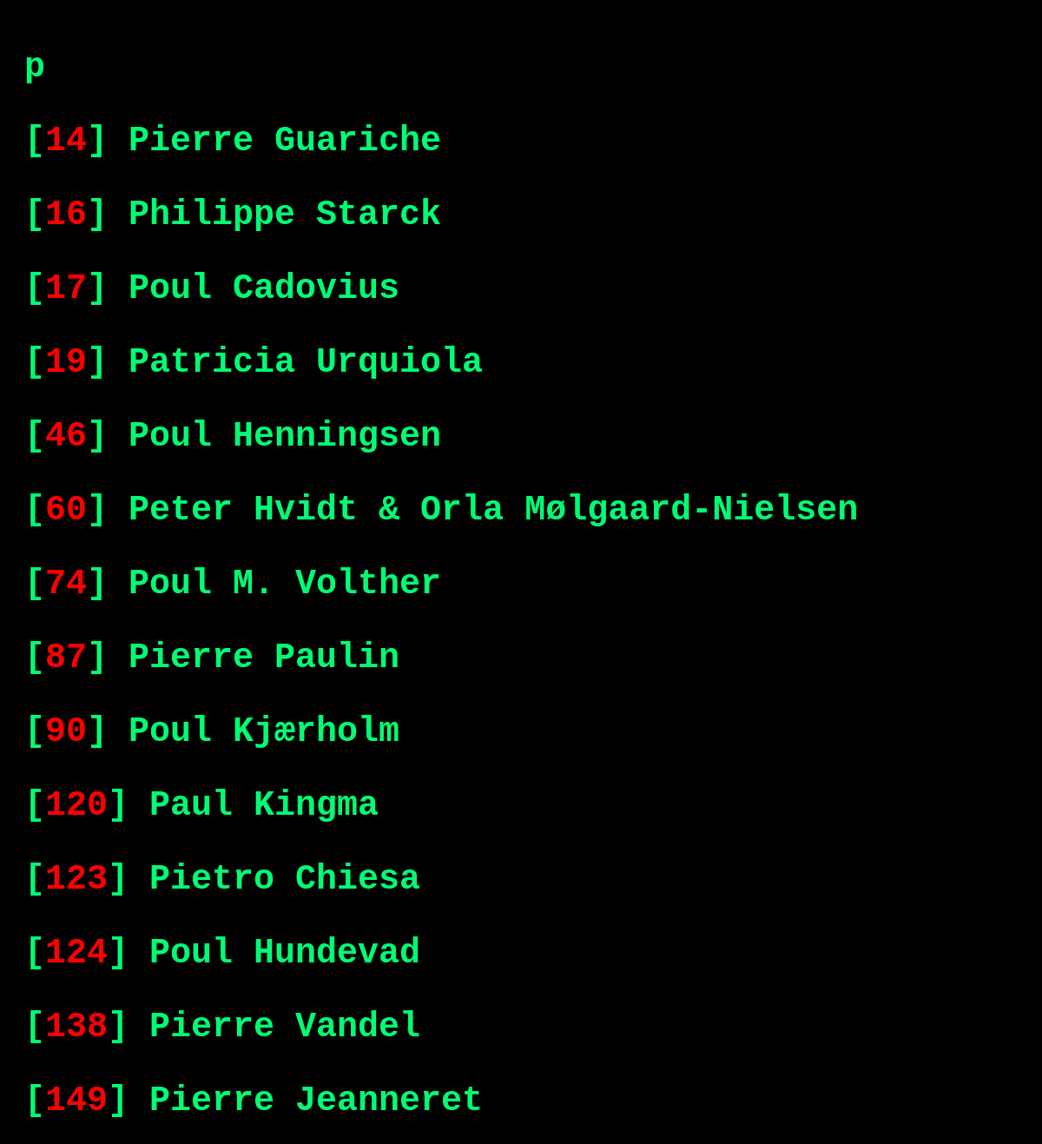
Screenshot of /letter/P.php with the database file from the repository.
### tables this page shows
CREATE TABLE `designer` (
  `designer_id` int(4) NOT NULL,
  `firstname` varchar(50) NOT NULL,
  `lastname` varchar(50) NOT NULL,
  `description` text DEFAULT NULL,
  `is_visible` enum('0','1') NOT NULL DEFAULT '1'
);

### functions/function_db.php (called while the page is built, shortened)
<?php
function requeteResultat($query){
    global $mysqli;
    if ($result = $mysqli->query($query)) {
        $answer = array();
        if($result->num_rows == 0){
            return false;
        }else{
            while($data = $result->fetch_assoc()) {
                $answer[] = $data;
            }
            return $answer;
        }
    }
}
?>

### letter/P.php (the view, shortened to what this page needs)
<?php
include_once("./../functions/function_db.php");
$lettre_select= "p";
$sql_only_X_orderby_ASC = "SELECT designer_id, firstname, lastname FROM designer WHERE firstname LIKE '".$lettre_select."%';";
$result_only_X_orderby_ASC = requeteResultat($sql_only_X_orderby_ASC);
?>
<!DOCTYPE html>
<html lang="en">
<head>
    <link rel="stylesheet" href="./../style.css">
</head>
<body>
<?php
echo "<h1>".$lettre_select."<h1>";
foreach ($result_only_X_orderby_ASC as $r) {
    $id = $r["designer_id"];
    $prenom = $r["firstname"];
    $nom = $r["lastname"];
    echo "<p class='list'>[<span class='id'>" .$id. "</span>] " .$prenom. " " .$nom. "</p>";
}
?>
</body>
</html>

### style.css (style rules this page uses)
body { background-color: black; font-family: 'Courier New', Courier, monospace; padding: 20px; font-size: 20px; }
H1 { color: rgb(0, 255, 115); }
span.id { color: rgb(255, 0, 0); }
p.list { color:rgb(0, 255, 115); }

### rows the page displays
designer: designer_id "14", firstname "Pierre", lastname "Guariche"
designer: designer_id "16", firstname "Philippe", lastname "Starck"
designer: designer_id "17", firstname "Poul", lastname "Cadovius"
designer: designer_id "19", firstname "Patricia", lastname "Urquiola"
designer: designer_id "46", firstname "Poul", lastname "Henningsen"
designer: designer_id "60", firstname "Peter", lastname "Hvidt & Orla Mølgaard-Nielsen"
designer: designer_id "74", firstname "Poul", lastname "M. Volther"
designer: designer_id "87", firstname "Pierre", lastname "Paulin"
designer: designer_id "90", firstname "Poul", lastname "Kjærholm"
designer: designer_id "120", firstname "Paul", lastname "Kingma"
designer: designer_id "123", firstname "Pietro", lastname "Chiesa"
designer: designer_id "124", firstname "Poul", lastname "Hundevad"
designer: designer_id "138", firstname "Pierre", lastname "Vandel"
designer: designer_id "149", firstname "Pierre", lastname "Jeanneret"

### other values shown
$lettre_select "p"
